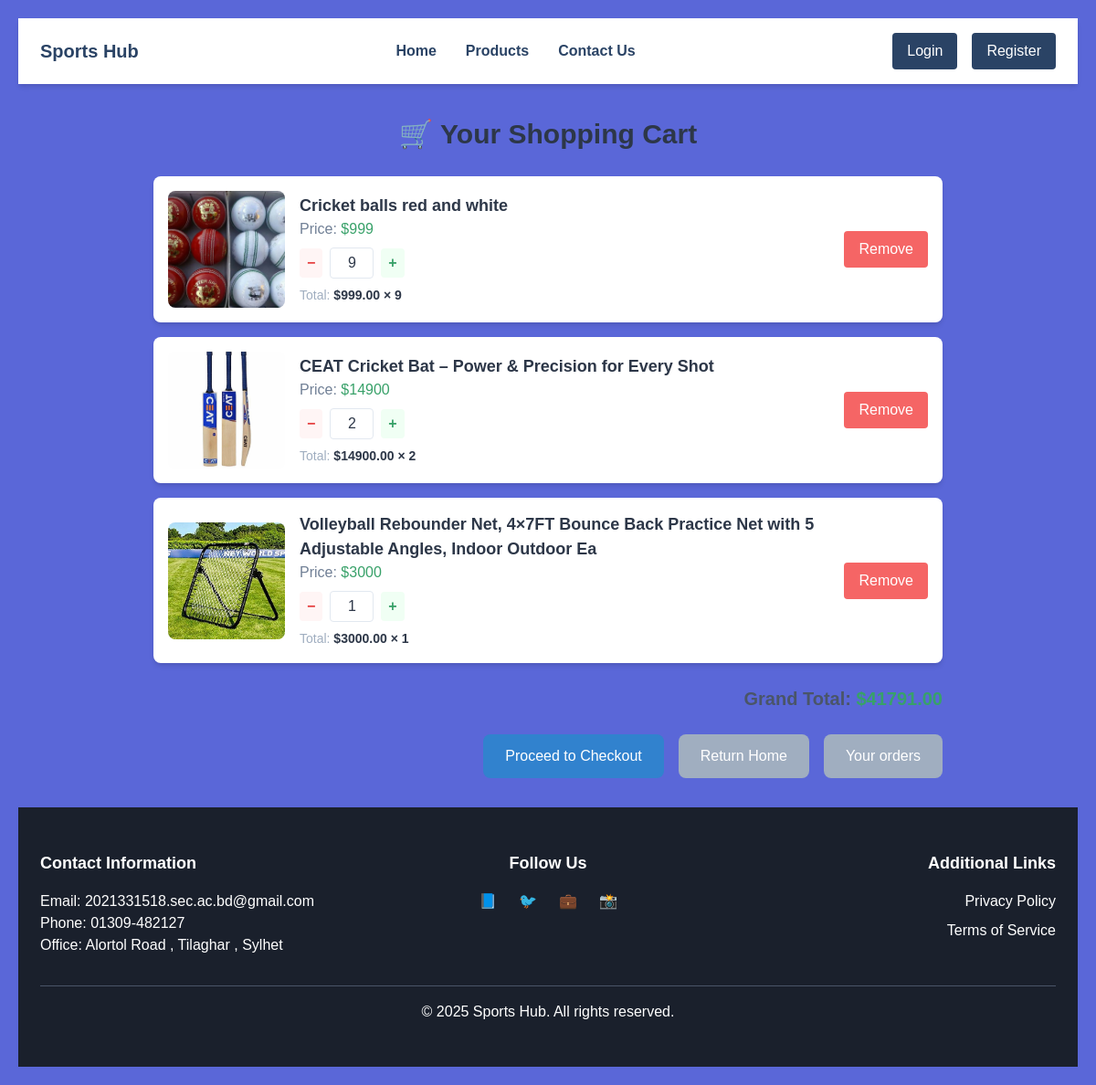
/cart/cart/, run on the app's committed database.
### cart/models.py (models this page shows)
class Cart(models.Model):
    user = models.ForeignKey(User, on_delete=models.CASCADE, null=True, blank=True)
    session_id = models.CharField(max_length=100, null=True, blank=True)
    product = models.ForeignKey(Product, on_delete=models.CASCADE)
    quantity = models.PositiveIntegerField(default=1)
    purchased = models.BooleanField(default=False)

### product/models.py (models this page shows, shortened)
class Product(models.Model):
    image = models.ImageField(upload_to='images/' , blank=True , null= True )
    name = models.CharField(max_length=100)
    sport_name = models.ForeignKey(Sport, on_delete=models.CASCADE)
    price = models.IntegerField()
    description = models.TextField()
    quantity = models.IntegerField()
    class Meta:
        ordering = ['-price',]

### cart/views.py (the view)
# urls.py: path('cart/', views.cart_view, name='cart'),
def cart_view(request):
    if request.user.is_authenticated:
        cart_items = Cart.objects.filter(user=request.user)
    else:
        cart_items = Cart.objects.filter(session_id=request.session.session_key)
    grand_total = sum(item.product.price * item.quantity for item in cart_items)
    return render(request, 'cart.html', {'cart_items': cart_items, 'grand_total': grand_total})

### cart/templates/cart.html (shortened to what this page needs)
{% extends 'base.html' %}
{% load crispy_forms_tags %}
{% block content %}
<div class="max-w-4xl mx-auto px-4 py-8">
    <h2 class="text-2xl sm:text-3xl font-bold text-gray-800 mb-6 text-center">🛒 Your Shopping Cart</h2>
    {% if cart_items %}
        {% for item in cart_items %}
        <div class="flex flex-col sm:flex-row items-center bg-white shadow-md rounded-lg p-4 mb-4 gap-4">
            <img src="{{ item.product.image.url }}" alt="{{ item.product.name }}" class="w-32 h-32 object-cover rounded-lg">
            <div class="flex-1 w-full">
                <h3 class="text-lg font-semibold text-gray-800">{{ item.product.name }}</h3>
                <p class="text-gray-600">Price: <span class="text-green-600 font-medium">${{ item.product.price }}</span></p>
                <form method="POST" action="{% url 'update_cart' item.id %}" class="flex items-center mt-2 gap-2">
                    <button type="submit" name="action" value="decrease" class="px-2 py-1 bg-red-100 text-red-600 font-bold rounded hover:bg-red-200">−</button>
                    <input type="text" value="{{ item.quantity }}" readonly class="w-12 text-center border border-gray-300 rounded py-1 text-gray-800">
                    <button type="submit" name="action" value="increase" class="px-2 py-1 bg-green-100 text-green-600 font-bold rounded hover:bg-green-200">+</button>
                </form>
                <p class="mt-2 text-sm text-gray-500">
                    Total: <span class="font-semibold text-gray-800">${{ item.product.price|floatformat:2 }} × {{ item.quantity }} </span>
                </p>
            </div>
            <div>
                <form method="POST" action="{% url 'remove_from_cart' item.id %}">
                    <button type="submit" class="mt-2 sm:mt-0 px-4 py-2 bg-red-500 text-white rounded hover:bg-red-600 transition">Remove</button>
                </form>
            </div>
        </div>
        {% endfor %}
        <div class="text-right mt-6">
            <h3 class="text-xl font-bold text-gray-700">Grand Total: <span class="text-green-600">${{ grand_total|floatformat:2 }}</span></h3>
        </div>
        <div class="mt-6 flex flex-col sm:flex-row justify-center sm:justify-end gap-4">
            <a href="{% url 'create_payment' %}" class="px-6 py-3 bg-blue-600 text-white rounded-lg hover:bg-blue-700 text-center transition">Proceed to Checkout</a>
            <a href="{% url 'home' %}" class="px-6 py-3 bg-gray-500 text-white rounded-lg hover:bg-gray-600 text-center transition">Return Home</a>
            <a href="{% url 'order_summary' %}" class="px-6 py-3 bg-gray-500 text-white rounded-lg hover:bg-gray-600 text-center transition">Your orders</a>
        </div>
    {% else %}
        <div class="text-center text-gray-600 text-lg">
            Your cart is empty.
        </div>
    {% endif %}
</div>
{% endblock %}

### core/templates/base.html (style rules this page uses)
body { font-family: Arial, sans-serif; background-color: #f8f9fa; margin: 0; padding: 20px; }

### data on the page
Cart: product.image (picture), product.name "Cricket balls red and white", product.price "999", quantity "9", product.price "999.00"
Cart: product.image (picture), product.name "CEAT Cricket Bat – Power & Precision for Every Shot", product.price "14900", quantity "2", product.price "14900.00"
Cart: product.image (picture), product.name "Volleyball Rebounder Net, 4×7FT Bounce Back Practice Net with 5 Adjustable Angles, Indoor Outdoor Ea", product.price "3000", quantity "1", product.price "3000.00"
